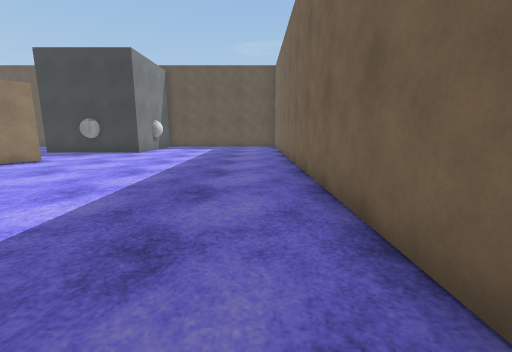
[1] (above)

22 first-person views from a walk through a scene from a Unity 3-D project. The camera is 1.2 m above the floor, tilts 10° down and sees 90° across. The floor is counted in squares, 1 m on a side. Each view is taken from the middle of a square. On the plan, view 1 faces up. The plan holds only what a view shows up to about 12 squares ahead; the rest is blank. The place goes on beyond the plan. The player character is not drawn. Surface patterns are stand-ins for the level's own textures.

[2]
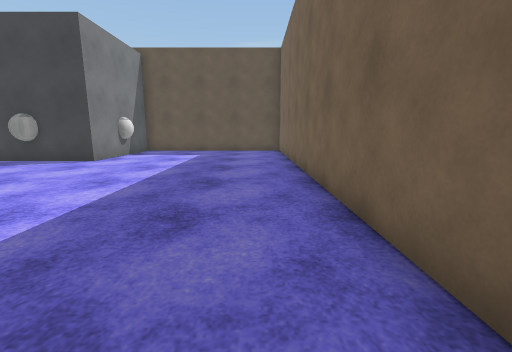

[3]
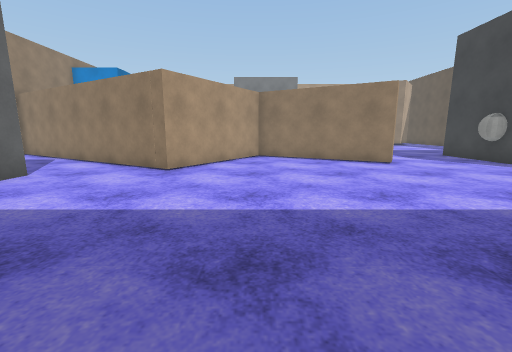

[4]
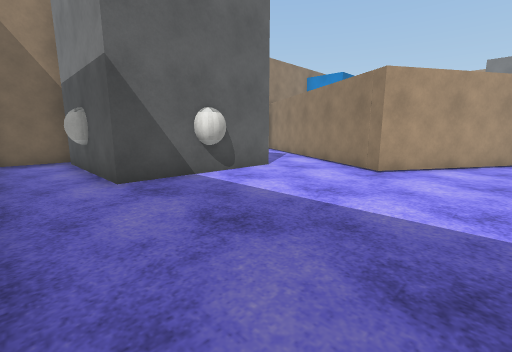

[5]
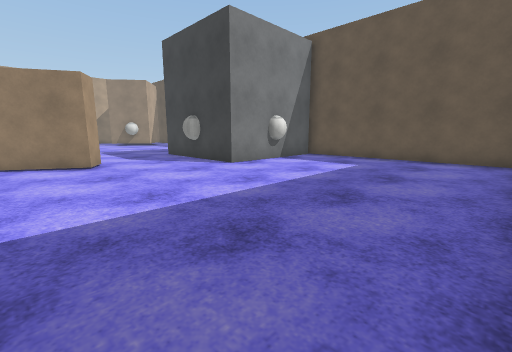

[6]
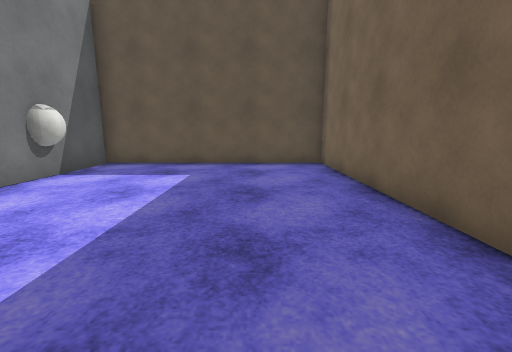

[7]
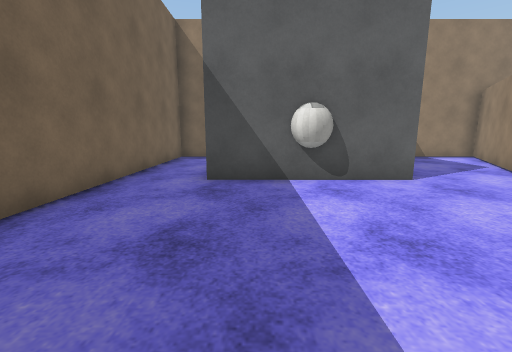

[8]
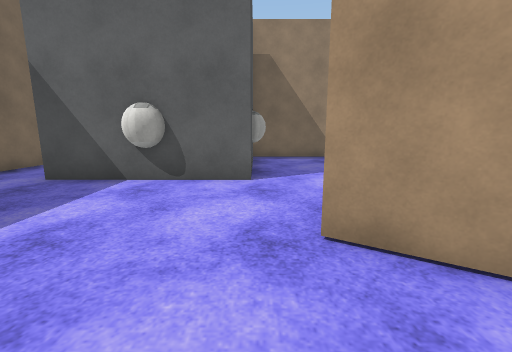

[9]
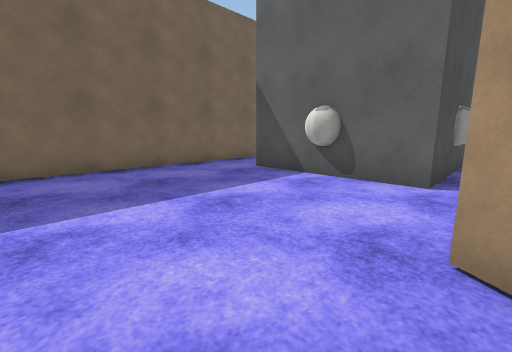

[10]
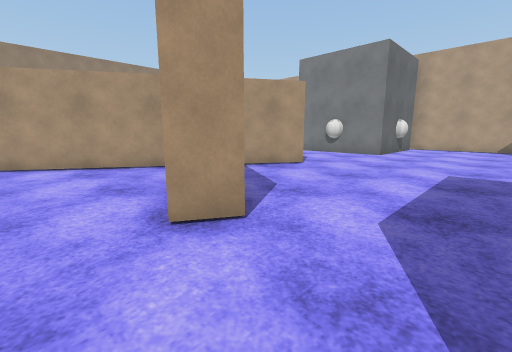

[11]
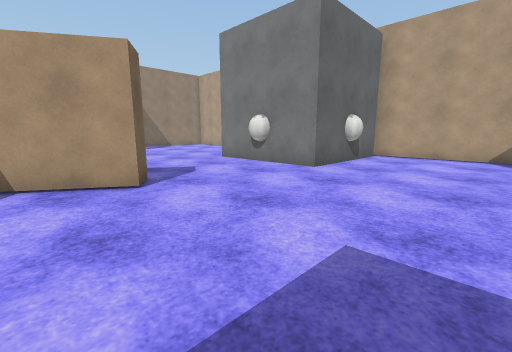

[12]
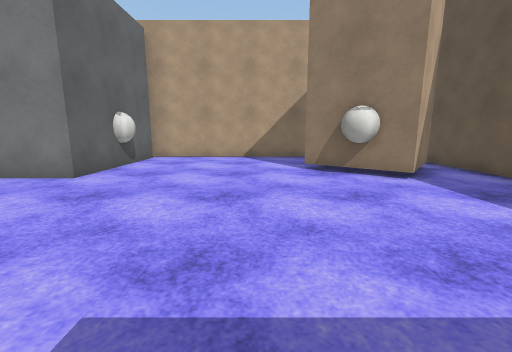

[13]
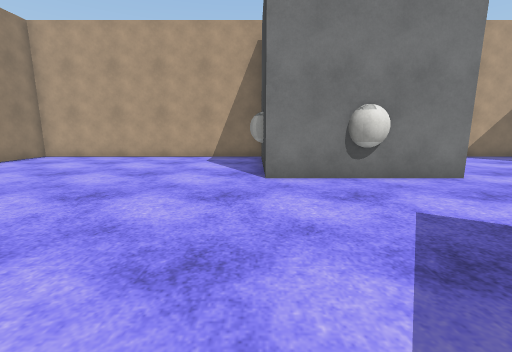

[14]
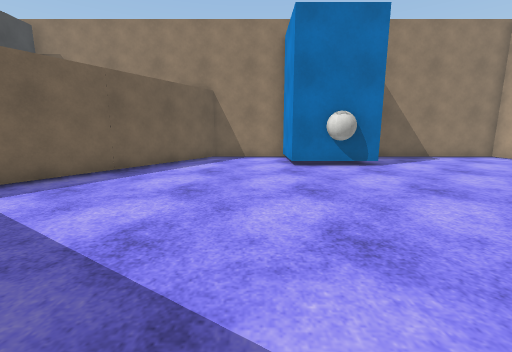

[15]
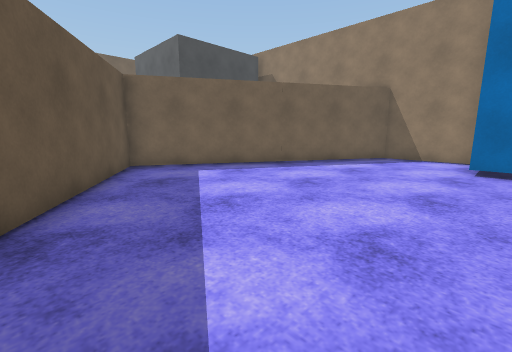

[16]
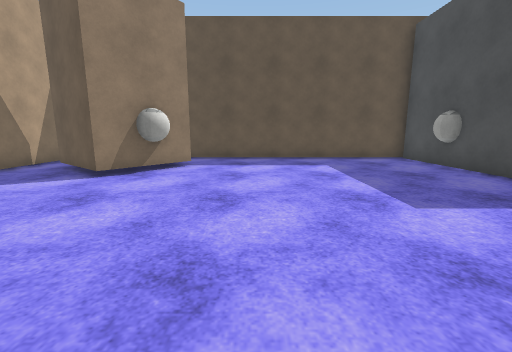

[17]
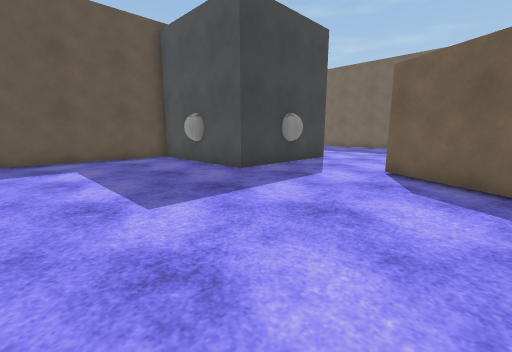

[18]
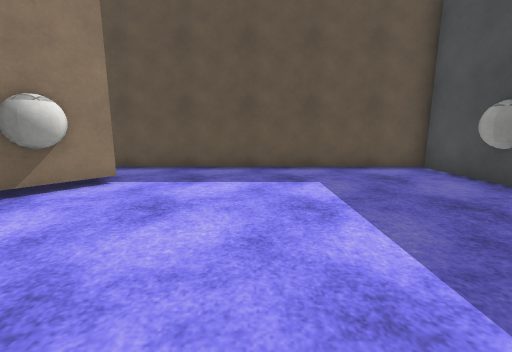

[19]
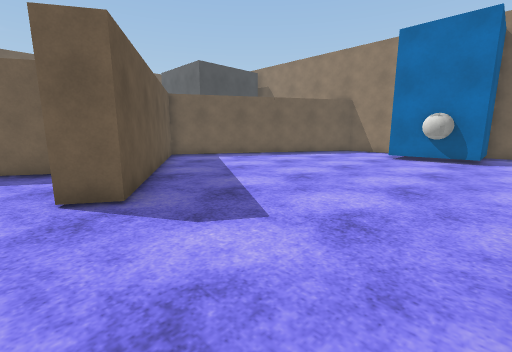

[20]
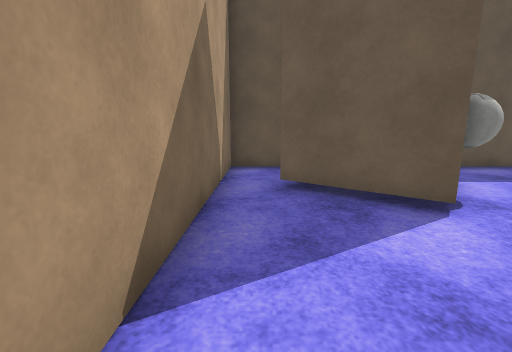

[21]
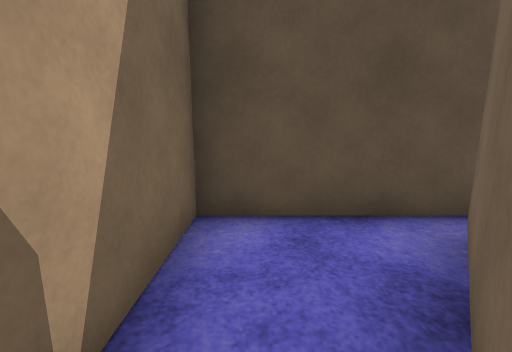

[22]
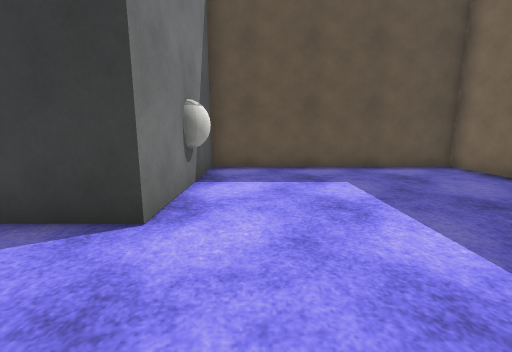

### Floor plan
Key: @ floor where view 1 was taken; # wall or solid block; x gap in a wall; . floor; O other object.
Columns run from 26 left of view 1 to 2 right of it. Each row starts with its distance up from view 1.
 20 ################   ##########
 19 #..x...........O   O........#
 18 #..OO..........O   O........#
 17 #.O  OO.......O     O.......#
 16 #.OO O........OO   OO.......#
 15 #..OOO.........O   O........#
 14 #..............OOOOO........#
 13 #...........................#
 12 #...........................#
 11 #...........................#
 10 #...............##..........#
  9 #..O............##..........#
  8 #OOOOO.........##...........#
  7      O.....##..##...........#
  6      OO....#####............#
  5      O.......###............#
  4      O........####..........#
  3 #OOOOO..........###.........#
  2 #.................##........#
  1 #................##.........#
  0 #................##.......@.#
 -1 #...............##...OOOOO..#
 -2 #...............##..O    O..#
 -3 #.......O......##...O    O..#
 -4 #......OOOO....##...O    OO.#
 -5 #......O  O...##....O    O..#
 -6 #......O  O..##.....O    O..#
 -7 ########  ###########    ####

Where each view was taken, in squares from view 1:
view 1: 0 up, 0 right, facing up
view 2: 4 up, 0 right, facing up
view 3: 5 up, 1 right, facing left
view 4: 5 up, 1 right, facing down-left
view 5: 8 up, 1 right, facing up-left
view 6: 10 up, 1 left, facing up
view 7: 5 up, 2 left, facing down
view 8: 5 up, 6 left, facing down
view 9: 5 up, 7 left, facing down-right
view 10: 13 up, 7 left, facing down-left
view 11: 13 up, 13 left, facing down-left
view 12: 13 up, 14 left, facing left
view 13: 3 up, 14 left, facing left
view 14: 5 up, 15 left, facing down
view 15: 5 up, 17 left, facing down-right
view 16: 8 up, 18 left, facing up
view 17: 8 up, 17 left, facing up-right
view 18: 11 up, 17 left, facing up
view 19: 8 up, 20 left, facing down-right
view 20: 11 up, 25 left, facing up
view 21: 16 up, 25 left, facing up
view 22: 11 up, 5 left, facing up
